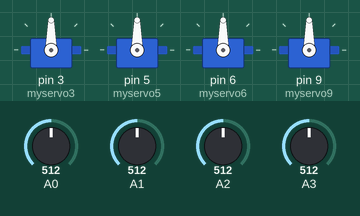
The sketch below on a simulated Arduino Uno, built with avr-gcc and run on an emulated ATmega328P. Parts: 4 × servo. Inputs (shaded band) come from the test bench; at power-on: A0 = 512, A1 = 512, A2 = 512, A3 = 512.

Above: at 1.2 s.
1.3 s: A0 set to 716
At 2.3 s:
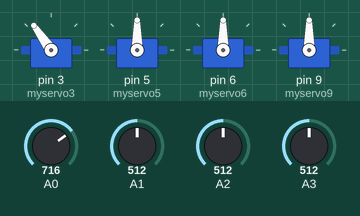
2.8 s: A1 set to 716
At 3.3 s:
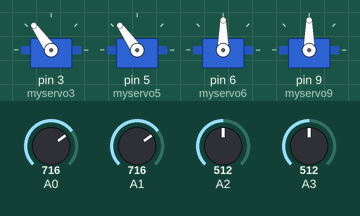
4.3 s: A2 set to 716
At 4.9 s:
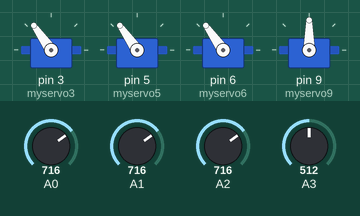
5.8 s: A3 set to 716
At 7.0 s:
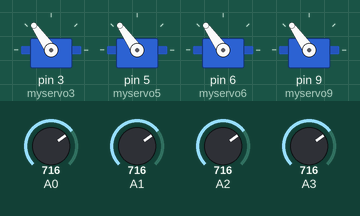
7.3 s: A0 set to 992
At 8.1 s:
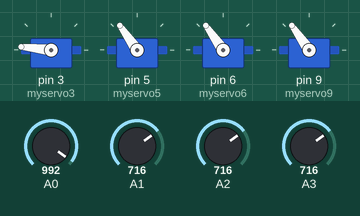
8.8 s: A1 set to 992
At 9.1 s:
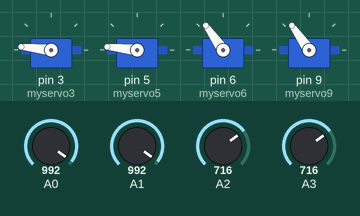
Timing chart, 0 to 11.3 s (numbered marks = the images above; inputs shaded):
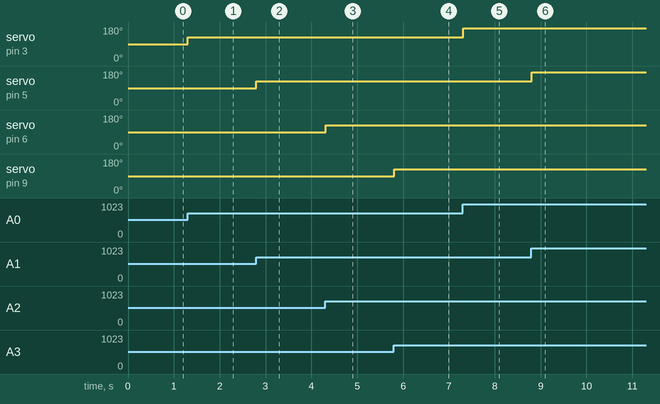

The sketch:

Knob4.ino
```cpp
/*
 Controlling a servo position using a potentiometer (variable resistor)
 by Michal Rinott <http://people.interaction-ivrea.it/m.rinott>

 modified on 8 Nov 2013
 by Scott Fitzgerald
 http://www.arduino.cc/en/Tutorial/Knob
*/

#include <Servo.h>

Servo myservo3;  // create servo object to control a servo
Servo myservo5;  // create servo object to control a servo
Servo myservo6;  // create servo object to control a servo
Servo myservo9;  // create servo object to control a servo

int potpin = 0;  // analog pin used to connect the potentiometer
int val;    // variable to read the value from the analog pin

void setup() {
  myservo3.attach(3);
  myservo5.attach(5);
  myservo6.attach(6);
  myservo9.attach(9);// attaches the servo on pin 9 to the servo object
}

void loop() {
//  val = analogRead(potpin);            // reads the value of the potentiometer (value between 0 and 1023)
//  val = map(val, 0, 1023, 0, 180);     // scale it to use it with the servo (value between 0 and 180)
  myservo3.write(map(analogRead(0), 0, 1023, 0, 180));
  myservo5.write(map(analogRead(1), 0, 1023, 0, 180));
  myservo6.write(map(analogRead(2), 0, 1023, 0, 180));
  myservo9.write(map(analogRead(3), 0, 1023, 0, 180)); // sets the servo position according to the scaled value
  delay(15);                           // waits for the servo to get there
}
```

Measured:
- after the input at 1.3 s, servo on pin 3 (myservo3): 90° → 125° at once
- after the input at 2.8 s, servo on pin 5 (myservo5): 90° → 125° at once
- after the input at 4.3 s, servo on pin 6 (myservo6): 90° → 125° at once
- after the input at 5.8 s, servo on pin 9 (myservo9): 90° → 125° at once
- after the input at 7.3 s, servo on pin 3 (myservo3): 125° → 174° at once
- after the input at 8.8 s, servo on pin 5 (myservo5): 125° → 174° at once
